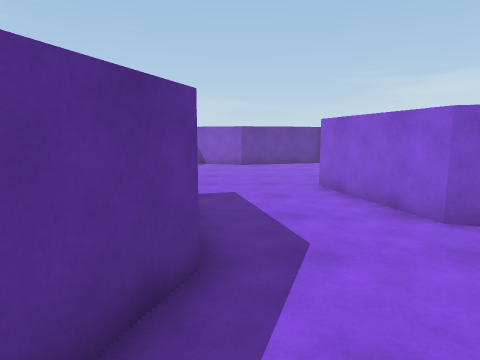
[1] (above)

12 first-person views from a walk through a scene from a Unity 3-D project. The camera is 1.5 m above the floor, tilts 8° down and sees 75° across. The floor is counted in squares, 1 m on a side. Each view is taken from the middle of a square. On the plan, view 1 faces up. The plan holds only what a view shows up to about 15 squares ahead; the rest is blank. The place goes on beyond the plan.

[2]
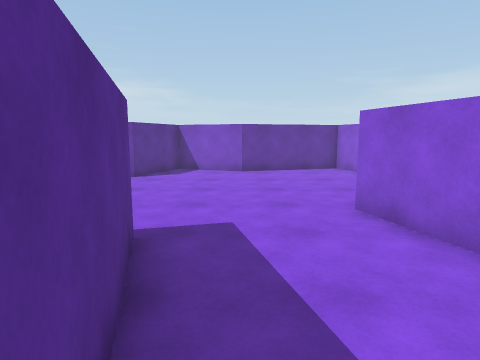

[3]
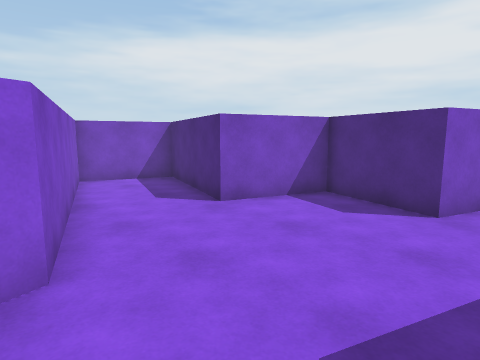

[4]
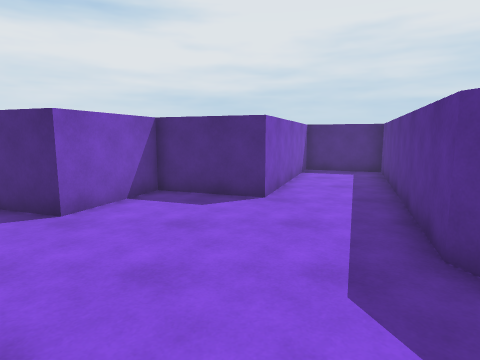

[5]
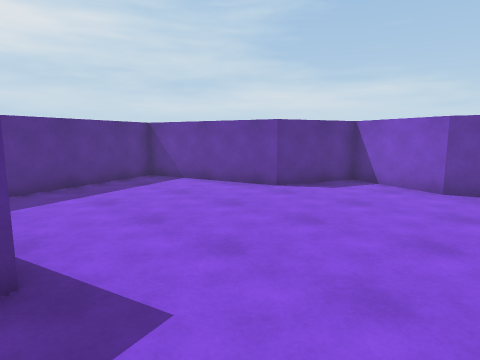

[6]
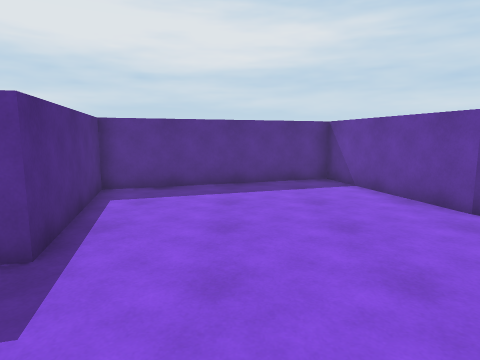

[7]
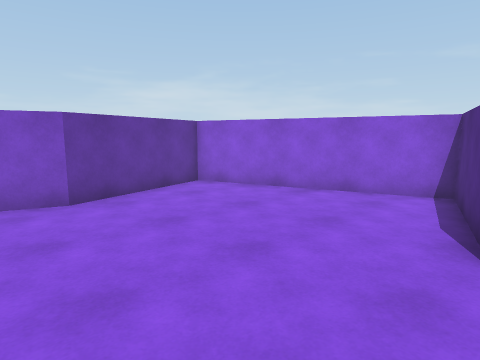

[8]
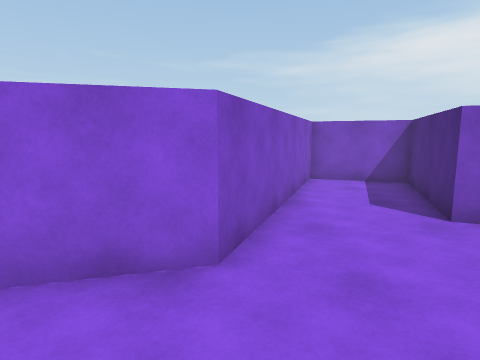

[9]
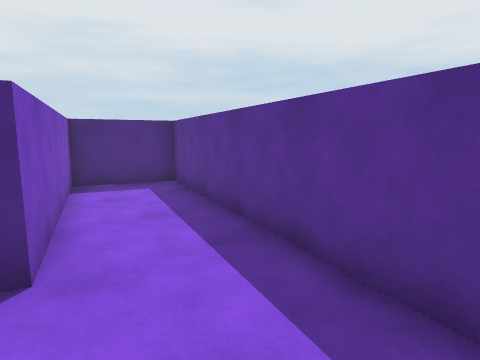

[10]
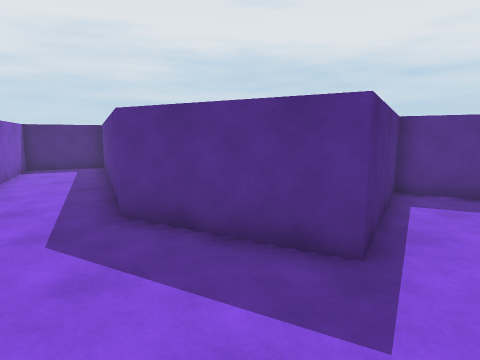

[11]
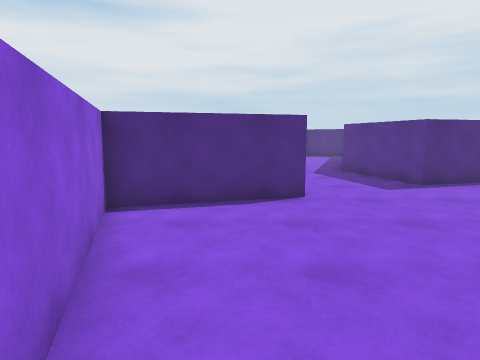

[12]
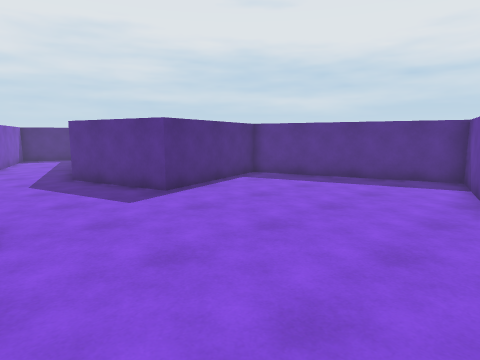

### Floor plan
Points are (right, up) in squares from view 1. A wall is a line through its corners. A room is listed if a view was taken in it or the views show most of it. See-through windows are left out.
Room 1 (views 1, 2, 3, 4, 5, 6, 7, 8, 9, 10, 11, 12)
walls: (-1.6, 7.5) (-0.5, 3.4) (-3.9, -6) (-1, -7) (1.4, -0.6) (4.3, -1.6) (5.4, 1.3) (10, -0.4) (11, 2.5) (3.5, 5.2) (2.4, 9.4) (6.8, 10.6) (4.5, 17.5) (0.1, 16.3) (-2.8, 17.4) (-3.9, 14.5) (-9, 13.1) (-6.7, 6.1) (-1.6, 7.5)

Positions as (right, up) in squares from view 1, and headings:
1: (0, 0), facing up
2: (0, 3), facing up
3: (0, 6), facing down-right
4: (2, 7), facing down
5: (2, 7), facing up-left
6: (2, 10), facing left
7: (-2, 9), facing up-right
8: (0, 5), facing right
9: (2, 3), facing down-left
10: (2, 9), facing down-left
11: (4, 17), facing down
12: (3, 15), facing down-left
